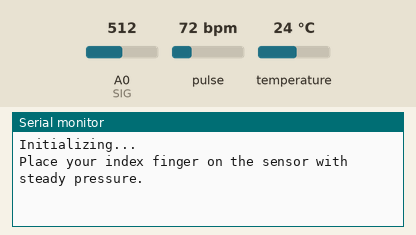
Bench run of a sketch on a simulated ESP8266 (NodeMCU). Parts: the last lines printed to the serial monitor. Inputs (shaded band) come from the test bench; at power-on: temperature 24 °C, A0 (SIG) = 512, pulse 72 bpm. WiFi joins after 1.5 s; servers stay silent unless stated.

Above: at 3.0 s.
3.1 s: temperature set to 12 °C
At 6.4 s:
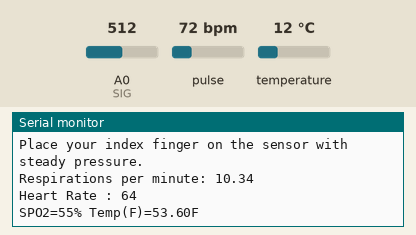
7.3 s: A0 (SIG) set to 560
At 10.2 s:
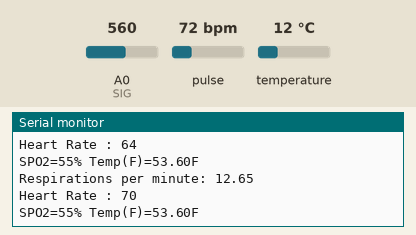
10.3 s: temperature set to 19 °C
13.3 s: A0 (SIG) set to 540
At 14.6 s:
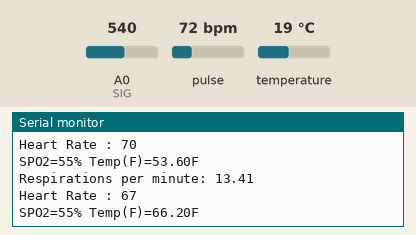

Measured:
- after the input at 3.1 s, the serial monitor: prints a new line after 2.7 s (image 1)
- after the input at 7.3 s, the serial monitor: prints a new line after 2.5 s (image 2)
- after the input at 13.3 s, the serial monitor: prints a new line after 0.53 s (image 3)

The sketch:

Smart_mask.ino
```cpp
// Extend Analog Inputs for NodeMCU board using 16 channel Analog Multiplexer

// Note Summary
// Note : Safety is very important when dealing with electricity. We take no responsibilities while you do it at your own risk.
// Note : NodeMCU is a very famous micro-controller with Wifi function which is commonly used for Internet Of Thing (IOT) application.
// Note : However,NodeMCU only has one analog input which only allow to read one analog sensor.
// Note : This code is made practical to convert 1 Analog Input to up to 16 Analog Inputs using the 16-channel Analog Multiplexer Module.
// Note : The main code for 16 channel Analog Multiplexer was Written by Sachin Soni for techiesms YouTube channel & community (https://www.youtube.com/watch?v=02spXPoa_Y8)
// Note : Solarduino is only to modify the code to suit our own undertanding and application.

/*/////////////////////////////////////////////////////////////////////////////////////////////////////////////////////////////////////////////////////////////////////////////////////*/////////////*/


    /* 0- General */
#include <CD74HC4067.h>


#define USE_ARDUINO_INTERRUPTS true
#include <PulseSensorPlayground.h>

#include <Wire.h>
#include "MAX30105.h"
#include "heartRate.h"
#include <ESP8266WiFi.h>

MAX30105 particleSensor;

#include <Blynk.h>
#define BLYNK_PRINT Serial
#include <BlynkSimpleEsp8266.h>

char auth[] = ""; /*Authentication*/
char ssid[] = ""; /*WiFi id*/
char pass[] = ""; /*WiFi Password*/

int bpm;
const int PulseWire = 0;
int Threshold = 550;

PulseSensorPlayground pulseSensor;

enum respState {
    Inhaling,
    Exhaling
};
unsigned long prevRespTime = 0;
unsigned long currRespTime = 0;
respState currentRespState;
int movingAvgRespRate = 0;
float avgbr = 0;
int count = 0;

long samplesTaken = 0; //Counter for calculating the Hz or read rate
long unblockedValue; //Average IR at power up
long startTime; //Used to calculate measurement rate

int perCent;
int degOffset = 0.5; //calibrated Farenheit degrees
int irOffset = 1800;


    #define S0 D0                             /* Assign Multiplexer pin S0 connect to pin D0 of NodeMCU */
    #define S1 D4
    #define SIG A0                            /* Assign SIG pin as Analog output for all 16 channels of Multiplexer to pin A0 of NodeMCU */

    int decimal = 2;                          // Decimal places of the sensor value outputs
                             /* Assign the name "sensor0" as analog output value from Channel C0 */
    int sensor1;                            /* Assign the name "sensor1" as analog output value from Channel C1 */
    int sensor2;                            /* Assign the name "sensor2" as analog output value from Channel C2 */
                               /* Assign the name "sensor3" as analog output value from Channel C3 */

void setup() {                                /* Put your codes here to run only once during micro controller startup */

    /* 0- General */

    pinMode(S0,OUTPUT);                       /* Define digital signal pin as output to the Multiplexer pin SO */
    pinMode(S1,OUTPUT);
    pinMode(SIG, INPUT);                      /* Define analog signal pin as input or receiver from the Multiplexer pin SIG */

    Serial.begin(115200);                     /* to display readings in Serial Monitor at 9600 baud rates */
    Blynk.begin(auth, ssid, pass);

    pulseSensor.analogInput(PulseWire);
    pulseSensor.setThreshold(Threshold);

      Serial.println("Initializing...");

  // Initialize sensor
  if (!particleSensor.begin(Wire, I2C_SPEED_FAST)) //Use default I2C port, 400kHz speed
  {
    Serial.println("MAX30105 was not found. Please check wiring/power. ");
    while (1);
  }
  Serial.println("Place your index finger on the sensor with steady pressure.");

  //The LEDs are very low power and won't affect the temp reading much but
  //you may want to turn off the LEDs to avoid any local heating
  particleSensor.setup(0); //Configure sensor. Turn off LEDs
  particleSensor.enableDIETEMPRDY(); //Enable the temp ready interrupt. This is required.

  //Setup to sense up to 18 inches, max LED brightness
  byte ledBrightness = 25; //Options: 0=Off to 255=50mA=0xFF hexadecimal. 100=0x64; 50=0x32 25=0x19
  byte sampleAverage = 4; //Options: 1, 2, 4, 8, 16, 32
  byte ledMode = 2; //Options: 1 = Red only, 2 = Red + IR, 3 = Red + IR + Green
  int sampleRate = 400; //Options: 50, 100, 200, 400, 800, 1000, 1600, 3200
  int pulseWidth = 411; //Options: 69, 118, 215, 411
  int adcRange = 2048; //Options: 2048, 4096, 8192, 16384

  particleSensor.setup(ledBrightness, sampleAverage, ledMode, sampleRate, pulseWidth, adcRange); //Configure sensor with these settings

  particleSensor.setPulseAmplitudeRed(0x0A); //Turn Red LED to low to indicate sensor is running
  particleSensor.setPulseAmplitudeGreen(0); //Turn off Green LED
  particleSensor.enableDIETEMPRDY(); //Enable the temp ready interrupt. This is required.

}

void loop() { /* Put your codes here to run over and over again endlessly */


    /* 0- General */

   // Channel 0 (C0 pin - binary output 0,)
    digitalWrite(S0,LOW);
    digitalWrite(S1,LOW);
      delay(4000);
      sensor1 = analogRead(SIG);

    if (sensor1 > 305)
    {

        currentRespState = Inhaling;
        prevRespTime = currRespTime;  // save time from last cycle
        currRespTime = millis();

        float period_respiration = currRespTime - prevRespTime;
        float breathrate = 60000 / period_respiration;

        count = count + 1;
        avgbr = breathrate + avgbr;
        float avg = avgbr / count;
        //Serial.println(count);
          Serial.print("Respirations per minute: ");
          Serial.println(avg);
          if(avg>25)
  {
    Blynk.email("email_id","Respiration Rate ", "alret | Respiration Rate is HIGH");
  }
          Blynk.virtualWrite(V1,avg);


    }
    else if (sensor1 < 305)
    {

        currentRespState = Exhaling;
    }


    // Channel 1 (C1 pin - binary output 1)
    digitalWrite(S0,HIGH);
    digitalWrite(S1,LOW);

    int myBPM = pulseSensor.getBeatsPerMinute();
    sensor2=analogRead(SIG);
    bpm=sensor2/8;
   Serial.print("Heart Rate : ");
   Serial.println(bpm);
   if(bpm<60 || bpm>100)
  {
    Blynk.email("email_id"," Heartrate", "alret | Abnormal Heartrate");
  }

  long irValue = particleSensor.getIR();
  perCent = irValue / irOffset;
  Serial.print("SPO2=");
  Serial.print(perCent);
  Serial.print("%");
  if(perCent<   75)
  {
    Blynk.email("email_id","Blood Oxygen Saturation", "alret | Blood Oxygen Saturation is LOW");
  }
  //Serial.print((float)samplesTaken / ((millis() - startTime) / 1000.0), 2);

  float temperatureF = particleSensor.readTemperatureF(); //Because I am a bad global citizen
  temperatureF = temperatureF + degOffset;

  Serial.print(" Temp(F)=");
  Serial.print(temperatureF, 2);
  Serial.print("F");
  if(temperatureF>99)
  {
    Blynk.email("email_id","Temperature", "alret | Temperature is HIGH  ");
  }


  if (irValue < 50000) {
    Serial.print(" No finger?");
 }
 Serial.println();
  Blynk.virtualWrite(V0,bpm);
  Blynk.virtualWrite(V2,perCent);
  Blynk.virtualWrite(V3,temperatureF);
  Blynk.run();
  }
```
